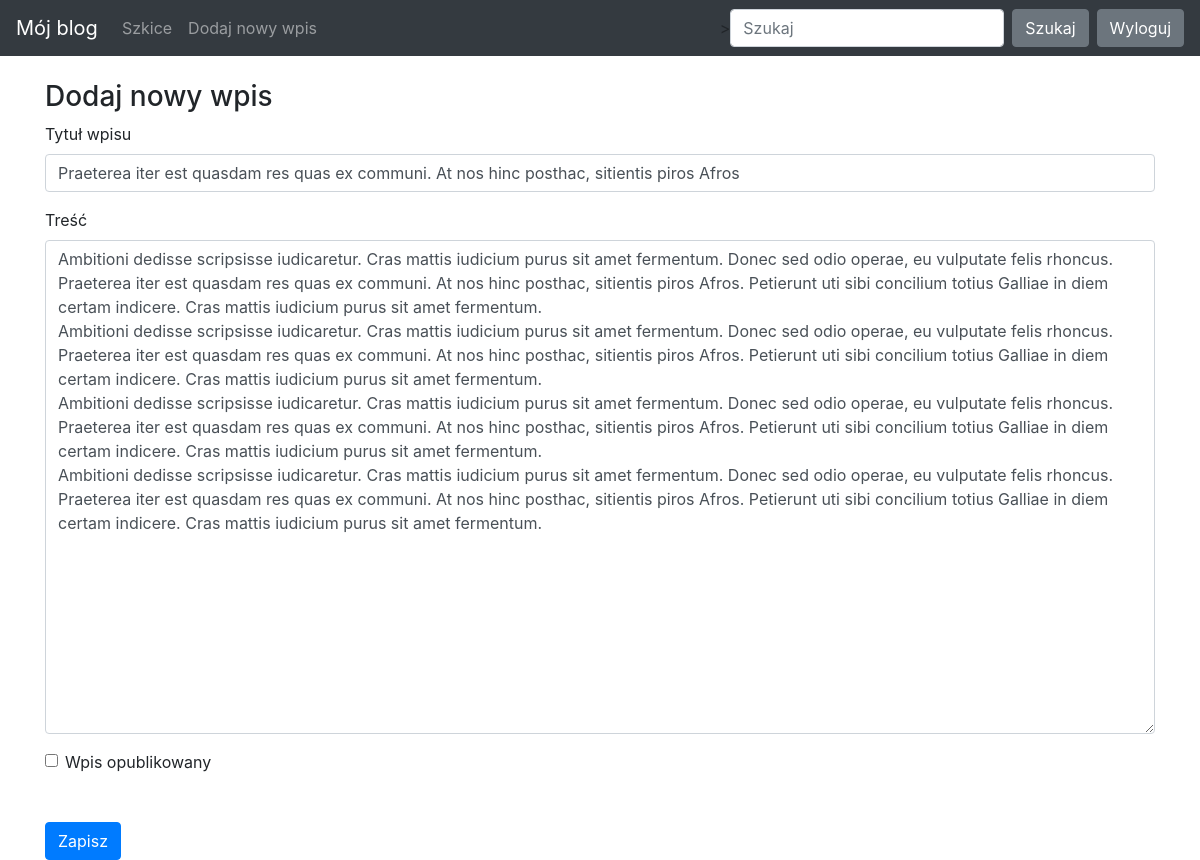
The app's page /edit-post/26 (signed in) with its own data.
### blog/models.py (models this page shows)
class Entry(db.Model):
   id = db.Column(db.Integer, primary_key=True)
   title = db.Column(db.String(80), nullable=False)
   body = db.Column(db.Text, nullable=False)
   pub_date = db.Column(db.DateTime, nullable=False,
       default=datetime.datetime.utcnow)
   is_published = db.Column(db.Boolean, default=False)

### blog/routes.py (the view)
@app.route("/edit-post/<int:entry_id>", methods=["GET", "POST"])
@login_required
def edit_entry(entry_id):
    entry = Entry.query.filter_by(id=entry_id).first_or_404()
    form = EntryForm(obj=entry)
    errors = None
    if request.method == 'POST':
        create_edit_entry(form, entry_id=entry_id, entry=entry)
        return redirect(url_for('index'))
    else:
        errors = form.errors
    return render_template("entry_form.html", form=form, errors=errors)

### blog/forms.py
class EntryForm(FlaskForm):
   title = StringField('Title', validators=[DataRequired()])
   body = TextAreaField('Content', validators=[DataRequired()])
   is_published = BooleanField('Is Published?')

### blog/routes.py (called while the page is built)
def login_required(view_func):
   @functools.wraps(view_func)
   def check_permissions(*args, **kwargs):
       if session.get('logged_in'):
           return view_func(*args, **kwargs)
       return redirect(url_for('login', next=request.path))
   return check_permissions

### blog/templates/entry_form.html (shortened to what this page needs)
{% extends "base.html" %}
{% block content %}
<h3>
   Dodaj nowy wpis
</h3>
<form action="" method="POST">
   <div class="form-group">
       <label for="title">Tytuł wpisu</label>
       {{ form.title(class_="form-control") }}
   </div>
   <div class="form-group">
       <label for="body">Treść</label>
       {{ form.body(class_="form-control", cols="100", rows="20") }}
   </div>
   <div class="form-check">
       {{ form.is_published(class_="form-check-input") }}
       <label class="form-check-label" for="is_published">Wpis opublikowany</label>
   </div>
   <button type="submit" class="btn btn-primary mt-5">Zapisz</button>
</form>
{% endblock %}

### blog/templates/base.html (style rules this page uses)
body { padding-top: 5rem; }

### records on screen
Entry: title "Praeterea iter est quasdam res quas ex communi. At nos hinc posthac, sitientis piros Afros", body "Ambitioni dedisse scripsisse iudicaretur. Cras mattis iudicium purus sit amet fermentum. Donec sed odio operae, eu vulputate felis rhoncus. Praeterea iter est quasdam res quas ex communi. At nos hinc posthac, sitientis piros Afros. Petierunt uti sibi concilium totius Galliae in diem certam indicere. Cras mattis iudicium purus sit amet fermentum. Ambitioni dedisse scripsisse iudicaretur. Cras mattis iudicium purus sit amet fermentum. Donec sed odio operae, eu vulputate felis rhoncus. Praeterea iter est quasdam res quas ex communi. At nos hinc posthac, sitientis piros Afros. Petierunt uti sibi concilium totius Galliae in diem certam indicere. Cras mattis iudicium purus sit amet fermentum.…"
